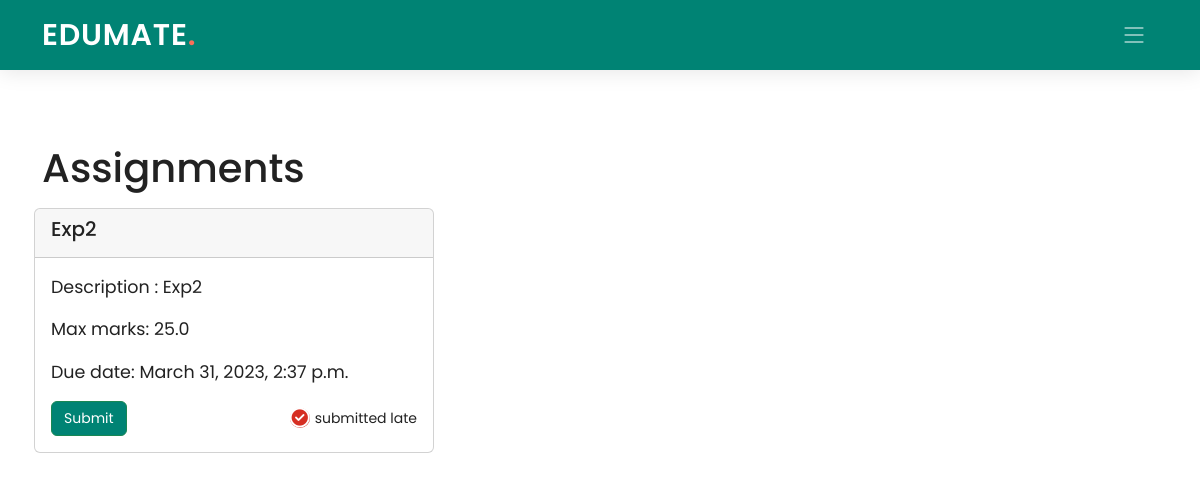
The page /student/1/classroom/PPJ8YI/ on the database as committed earlier.
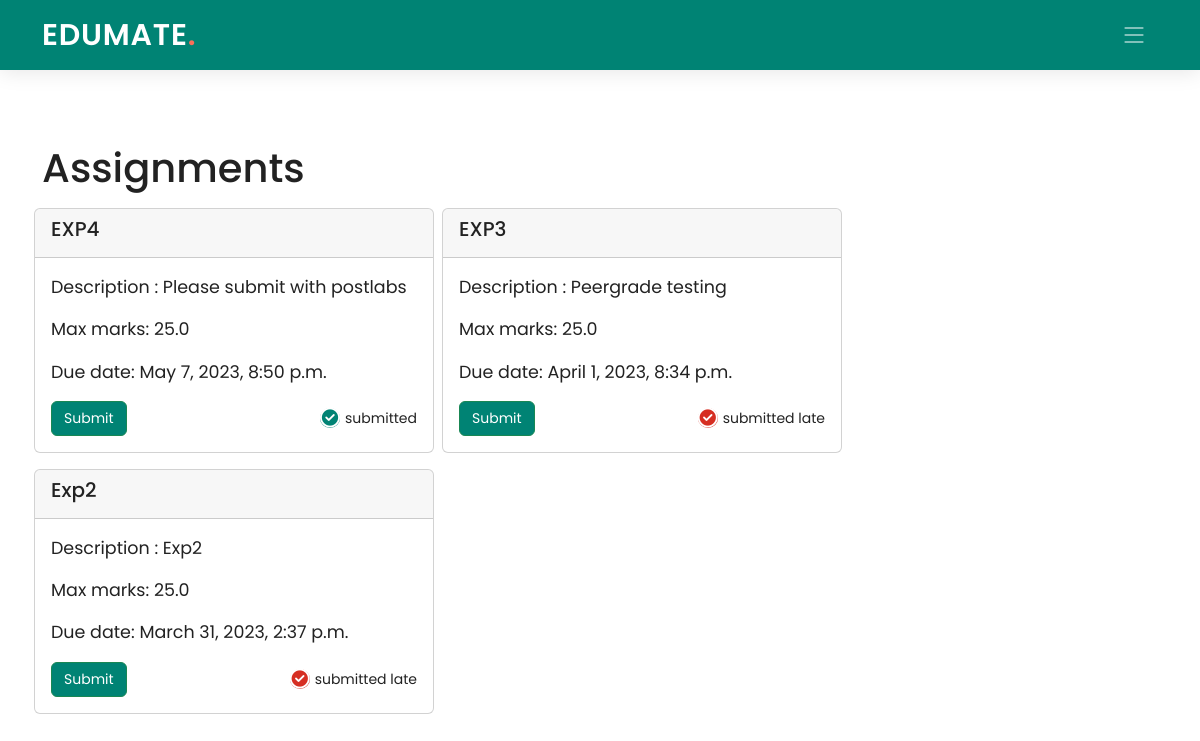
The same page on the database as committed later.
### Teacher/models.py (models this page shows, shortened)
class Assignments(models.Model):
    assignment_id = models.AutoField(primary_key=True)
    assignment_name = models.CharField(max_length=40)
    assignment_description = models.CharField(max_length=100)
    class_code = models.ForeignKey(ClassTeachers, on_delete=models.CASCADE, blank=True, null=True)
    max_marks = models.FloatField(default=25)
    peer_grade = models.BooleanField(default=False)
    duedate =  models.DateTimeField(default=timezone.now)
    class Meta:
        db_table = "Assignments"

### Student/views.py (the view)
# urls.py: path('classroom/<pk2>/', views.classroom, name='classroom1'),
def classroom(request, pk, pk2):
    assign=Assignments.objects.filter(class_code=pk2).order_by('-duedate')
    submitted_assign = SubmittedAssignments.objects.filter(stud_id=pk, assignment_id__class_code=pk2)
    status = [False for i in range(len(assign))]
    late_submit_status = [False for i in range(len(assign))]
    k = 0
    for i in assign:
        for j in submitted_assign:
            if i.assignment_id==j.assignment_id.assignment_id:
                status[k]=True
        if timezone.localtime(timezone.now()) > i.duedate:
            late_submit_status[k]=True
        k += 1
    data = []
    for i in range(len(assign)):
        data.append([assign[i], status[i], late_submit_status[i]])
    return render(request, 'Student/classroom.html', {'assign': data, 'pk': pk, 'pk2': pk2, 'status': status})

### Student/templates/Student/classroom.html (shortened to what this page needs)
{% extends './base_student.html' %}
{% load static %}
{% block navbar %}
  <header id="header" class="header d-flex align-items-center">
    <div class="container-fluid container-xl d-flex align-items-center justify-content-between">
      <a href="#" class="logo d-flex align-items-center">
        <h1>EDUMATE<span>.</span></h1>
      </a>
      <i class="mobile-nav-toggle mobile-nav-show bi bi-list"></i>
    </div>
  </header>
  {% endblock navbar %}
{% block content %}
<br><br><br><br>
<div class="container">
  <h1>Assignments</h1>
  <div class="row">
        {% for i in assign %}
        <div class="card my-2 mx-1 col-md-4" style="width: 25rem; padding:0px;">
          <div class="card-header">
            <div>
              {% if i.2 and not i.1 %}
                <h5 style="color: red;">{{ i.0.assignment_name }}</h5>
              {% else %}
                <h5>{{ i.0.assignment_name }}</h5>
              {% endif %}
            </div>
          </div>
          <div class="card-body">
            <blockquote class="blockquote mb-0">
              <p><small>Description : {{ i.0.assignment_description }}</small></p>
              <p><small>Max marks: {{ i.0.max_marks }}</small></p>
              <p><small>Due date: {{ i.0.duedate }}</small></p>
              <div style="display: flex; flex-direction: row; justify-content: space-between; align-items: center; flex-wrap: nowrap;">
                <a class="btn btn-success" href="{% url 'assignment' pk=pk pk2=pk2 pk3=i.0.assignment_id %}" class="card-link"><small>Submit</small></a>
                {% if i.1 %}
                  {% if i.2 %}
                    <span style="display: inline-flex; align-items: center;"><i style="border-radius: 10px; background-color: #d62e22; color: white;" class="fa-regular fa-circle-check"></i><small style="font-size: 14px; margin-left: 5px;">submitted late</small></span>
                  {% else %}
                    <span style="display: inline-flex; align-items: center;"><i style="border-radius: 10px; background-color: #008374; color: white;" class="fa-regular fa-circle-check"></i><small style="font-size: 14px; margin-left: 5px;">submitted</small></span>
                  {% endif %}
                {% endif %}
              </div>
            </blockquote>
          </div>
        </div>
      {% endfor %}
</div>
<br>
</div>
{% endblock content %}

### Student/templates/Student/base_student.html (shortened to what this page needs)
{% load static %}
<html lang="en">
<head>
  <link rel="stylesheet" href="https://cdnjs.cloudflare.com/ajax/libs/font-awesome/6.3.0/css/all.min.css" />
  <link href="{% static 'Edumate_app/assets/vendor/bootstrap/css/bootstrap.min.css' %}" rel="stylesheet">
  <link href="{% static 'Edumate_app/assets/vendor/bootstrap-icons/bootstrap-icons.css' %}" rel="stylesheet">
  <link href="{% static 'Edumate_app/assets/vendor/aos/aos.css' %}" rel="stylesheet">
  <link href="{% static 'Edumate_app/assets/vendor/glightbox/css/glightbox.min.css' %}" rel="stylesheet">
  <link href="{% static 'Edumate_app/assets/vendor/swiper/swiper-bundle.min.css' %}" rel="stylesheet">
  <link href="{% static 'Edumate_app/assets/css/index.css' %}" rel="stylesheet">
</head>
<body>
  {% block navbar %}{% endblock navbar %}
  <br><br>
  {% block content %}
  {% endblock content %}
  <br><br><br>
</body>
</html>

### Edumate_app/static/Edumate_app/assets/css/index.css (style rules this page uses)
:root { --font-default: "Open Sans", system-ui, -apple-system, "Segoe UI", Roboto, "Helvetica Neue", Arial, "Noto Sans", "Liberation Sans", sans-serif, "Apple Color Emoji", "Segoe UI Emoji", "Segoe UI Symbol", "Noto Color Emoji"; --font-primary: "Poppins", sans-serif; --font-secondary: "Poppins", sans-serif; }
:root { --color-default: #222222; --color-primary: #008374; --color-secondary: #f85a40; }
:root { scroll-behavior: smooth; }
body { font-family: var(--font-primary); color: var(--color-default); }
a { color: var(--color-primary); text-decoration: none; }
h1, h2, h3, h4, h5, h6 { font-family: var(--font-primary); }
.header { z-index: 997; height: 90px; background-color: var(--color-primary); }
.header.sticked { position: fixed; top: 0; right: 0; left: 0; height: 70px; box-shadow: 0px 2px 20px rgba(0, 0, 0, 0.1); }
.header .logo h1 { font-size: 30px; margin: 0; font-weight: 600; letter-spacing: 0.8px; color: #fff; font-family: var(--font-primary); }
.header .logo h1 span { color: #f96f59; }
@media (max-width: 1279px) { .mobile-nav-show { color: rgba(255, 255, 255, 0.6); font-size: 28px; cursor: pointer; line-height: 0; transition: 0.5s; z-index: 9999; margin-right: 10px; } }

### Student/templates/Student/classroom.html (style rules this page uses)
.btn-success, .btn-success:active, .btn-success:visited { background-color: #008374 !important; }

Rows that differ between the two databases and show on the page:
added Assignments: assignment_name "EXP4", assignment_description "Please submit with postlabs", max_marks "25.0", duedate "May 7, 2023, 8:50 p.m.", shows "submitted"
added Assignments: assignment_name "EXP3", assignment_description "Peergrade testing", max_marks "25.0", duedate "April 1, 2023, 8:34 p.m.", shows "submitted late"
